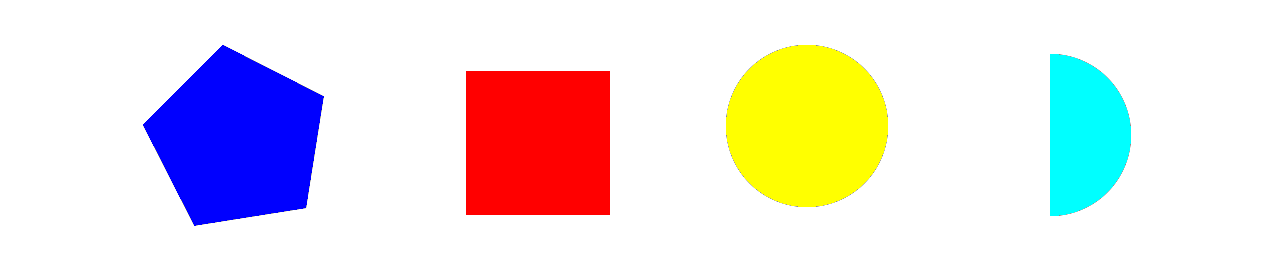
#> input picture images/shapes0.png, 1280 x 260 px
$ python shape-detect-demo.py   (Python 2 division)   (older library calls are emulated)
#> lines starting #> are read from the running program, lines starting #| are printed output that depends on the picture; after the words box and inside, x2 and y2 are one past the last pixel; in counts of white or black regions, pixels touching at a corner belong together
import numpy as np
import cv2

path = 'images/shapes0.png'

img = cv2.imread(path)
#> img is the input picture: shape (260, 1280, 3); mean B, G, R 223.2, 222.1, 230.1
gray = cv2.imread(path,0)
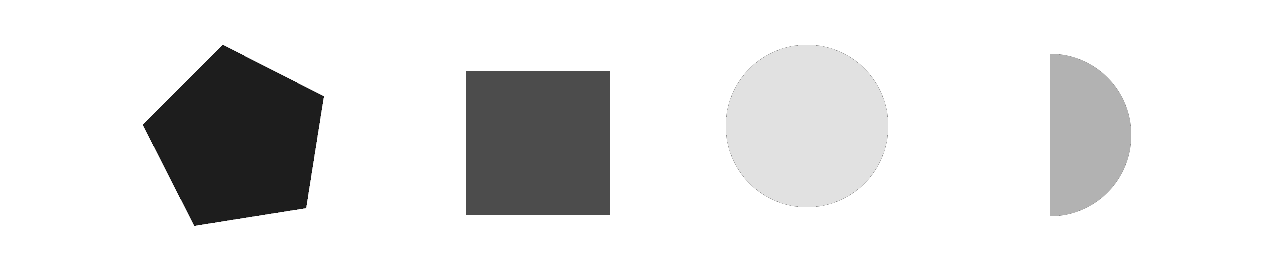
#> gray: shape (260, 1280); min 29, max 255, mean 224.5

ret,thresh = cv2.threshold(gray,127,255,1)
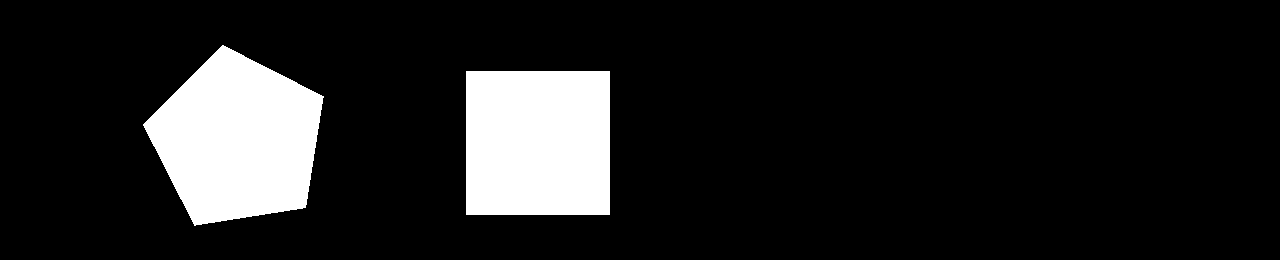
#> thresh: shape (260, 1280); 12.8% white; 2 white regions

_,contours,h = cv2.findContours(thresh,1,2)
#> contours = 2 contours; box (x1, y1, x2, y2) and area: (143, 45, 324, 226) 21776, (466, 71, 610, 215) 20449; h = [[1, -1, -1, -1], [-1, 0, -1, -1]]

for cnt in contours:
    approx = cv2.approxPolyDP(cnt,0.01*cv2.arcLength(cnt,True),True)
    print len(approx)
    if len(approx)==5:
        print "pentagon"
        cv2.drawContours(img,[cnt],0,255,-1)
    elif len(approx)==3:
        print "triangle"
        cv2.drawContours(img,[cnt],0,(0,255,0),-1)
    elif len(approx)==4:
        print "square"
        cv2.drawContours(img,[cnt],0,(0,0,255),-1)
    elif len(approx) == 9:
        print "half-circle"
        cv2.drawContours(img,[cnt],0,(255,255,0),-1)
    elif len(approx) > 15:
        print "circle"
        cv2.drawContours(img,[cnt],0,(0,255,255),-1)
#> this loop made 2 passes
#> approx on pass 1: [[466, 71], [466, 214], [609, 214], [609, 71]]
#| 4
#| square
#| 5
#| pentagon

cv2.imshow('img',img)
cv2.waitKey(0)
cv2.destroyAllWindows()

$ run again, with images/8circles.png copied over images/shapes0.png
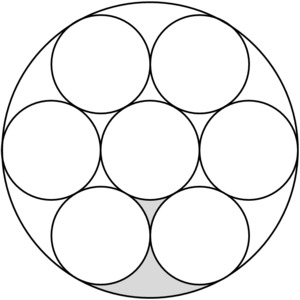
#> input picture images/8circles.png, 300 x 300 px
#> img is the input picture: shape (300, 300, 3); min 0, max 255, mean 240.1
#> `ret,thresh = cv2.threshold(gray,127,255,1)`:
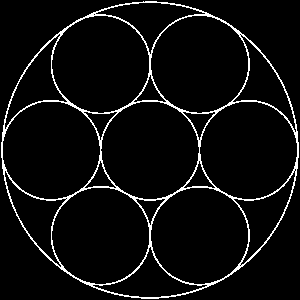
#> thresh: shape (300, 300); 5.5% white in thin lines or dots
#> contours = 25 contours, 5 with area under 20; largest, box (x1, y1, x2, y2) and area: (1, 1, 299, 299) 69097, (100, 101, 200, 200) 7569, (2, 101, 101, 200) 7568, (199, 101, 298, 200) 7538, (150, 15, 249, 114) 7503; h = 25 rows, first 6: [1, -1, -1, -1], [2, 0, -1, -1], [3, 1, -1, -1], [4, 2, -1, -1], [5, 3, -1, -1], [6, 4, -1, -1]
#> the loop `for cnt in contours:` made 25 passes
#> approx on passes 1, 4, 19, 23: [[239, 265], [240, 264], [241, 265], [240, 266]], [[65, 198], [66, 197], [67, 198], [66, 199]], [[239, 34], [240, 33], [241, 34], [240, 35]], [[93, 14], [94, 13], [95, 14], [94, 15]]
#> (printed output is left out)
#> after the loop `for cnt in contours:`:
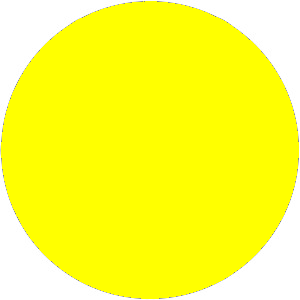
#> img: shape (300, 300, 3); mean B, G, R 57.6, 254.6, 254.6
